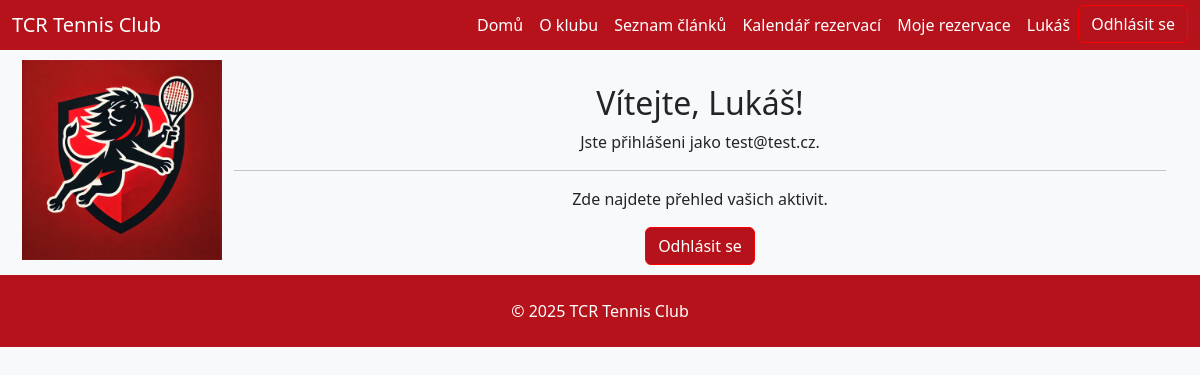
Screenshot of /dashboard/ (signed in) with the database file from the repository.
### users/models.py (models this page shows, shortened)
class CustomUser(AbstractUser):
    membership_paid = models.BooleanField(default=False, verbose_name="Zaplacený členský příspěvek")
    roles = models.ManyToManyField(Role, through='UserRole', related_name="users", blank=True)
    membership_paid = models.BooleanField(default=False, verbose_name="Zaplacený členský příspěvek")
    roles = models.ManyToManyField(Role, through='UserRole', related_name="users", blank=True)
    phone_number = models.CharField(
        max_length=20,
        verbose_name="Telefonní číslo",
        validators=[
            RegexValidator(r'^\+?[\d\s]+$', 'Zadejte platné telefonní číslo.')
            ],
        blank=False,
        null=False
    )

### users/views.py (the view)
# urls.py: path('dashboard/', dashboard, name='dashboard'),
@login_required
def dashboard(request):
    context = {
        'user_full_name': request.user.get_full_name() or request.user.username,
    }
    return render(request, 'dashboard.html', context)

### users/templates/dashboard.html (shortened to what this page needs)
{% extends 'base.html' %}
{% block content %}
<div class="container mt-4">
  <div class="row">
    <div class="col-md-12 text-center">
      <h2>Vítejte, {{ user_full_name }}!</h2>
      <p>Jste přihlášeni jako {{ user.email }}.</p>
      <hr>
      <p>Zde najdete přehled vašich aktivit.</p>
      <form action="{% url 'logout' %}" method="post">
        <button type="submit" class="btn btn-custom">Odhlásit se</button>
      </form>
    </div>
  </div>
</div>
{% endblock %}

### core/templates/header.html (shortened to what this page needs)
{% load static %}
<header>
  <nav class="navbar navbar-expand-lg" style="background-color: #b5121b; height: 50px;">
    <div class="container-fluid">
      <a class="navbar-brand text-white" href="{% url 'home' %}">TCR Tennis Club</a>
      <div class="collapse navbar-collapse" id="navbarSupportedContent">
        <ul class="navbar-nav ms-auto mb-2 mb-lg-0">
          <li class="nav-item"><a class="nav-link text-white" href="{% url 'home' %}">Domů</a></li>
          <li class="nav-item"><a class="nav-link text-white" href="{% url 'about' %}">O klubu</a></li>
          <li class="nav-item"><a class="nav-link text-white" href="{% url 'article_list' %}">Seznam článků</a></li>
          <li class="nav-item"><a class="nav-link text-white" href="{% url 'calendar' %}">Kalendář rezervací</a></li>
          <li class="nav-item"><a class="nav-link text-white" href="{% url 'my_reservations' %}">Moje rezervace</a></li>
          {% if user.is_authenticated %}
            <li class="nav-item"><a class="nav-link text-white" href="{% url 'profile' %}">
                {{ user.get_full_name|default:user.username }}
              </a>
            </li>
            <form action="{% url 'logout' %}" method="post" style="display:inline;">
              <button type="submit" class="btn btn-custom">Odhlásit se</button>
            </form>
          {% endif %}
        </ul>
      </div>
    </div>
  </nav>
</header>

### static/css/style.css (style rules this page uses)
.btn-custom { background-color: #b5121b; border-color: red; color:white; transition: transform 0.3s ease; }

### rows the page displays
CustomUser: get_full_name "Lukáš", username "Lukáš", email "test@test.cz"
